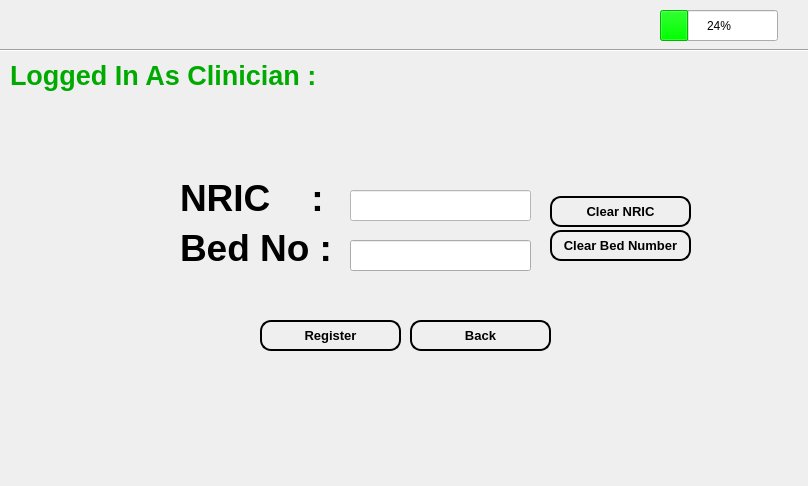
<?xml version="1.0" encoding="UTF-8"?>
<ui version="4.0">
 <class>PatientGui</class>
 <widget class="QWidget" name="PatientGui">
  <property name="geometry">
   <rect>
    <x>0</x>
    <y>0</y>
    <width>808</width>
    <height>486</height>
   </rect>
  </property>
  <property name="windowTitle">
   <string>Form</string>
  </property>
  <property name="styleSheet">
   <string notr="true"/>
  </property>
  <widget class="QLabel" name="errorMsg">
   <property name="geometry">
    <rect>
     <x>340</x>
     <y>150</y>
     <width>391</width>
     <height>21</height>
    </rect>
   </property>
   <property name="font">
    <font>
     <pointsize>10</pointsize>
    </font>
   </property>
   <property name="text">
    <string/>
   </property>
  </widget>
  <widget class="Line" name="line">
   <property name="geometry">
    <rect>
     <x>0</x>
     <y>40</y>
     <width>811</width>
     <height>20</height>
    </rect>
   </property>
   <property name="font">
    <font>
     <weight>75</weight>
     <bold>true</bold>
    </font>
   </property>
   <property name="orientation">
    <enum>Qt::Horizontal</enum>
   </property>
  </widget>
  <widget class="QLabel" name="ClinicianName">
   <property name="geometry">
    <rect>
     <x>350</x>
     <y>60</y>
     <width>181</width>
     <height>31</height>
    </rect>
   </property>
   <property name="font">
    <font>
     <pointsize>20</pointsize>
     <weight>75</weight>
     <bold>true</bold>
    </font>
   </property>
   <property name="text">
    <string/>
   </property>
  </widget>
  <widget class="QLabel" name="label">
   <property name="geometry">
    <rect>
     <x>10</x>
     <y>60</y>
     <width>321</width>
     <height>31</height>
    </rect>
   </property>
   <property name="palette">
    <palette>
     <active>
      <colorrole role="WindowText">
       <brush brushstyle="SolidPattern">
        <color alpha="255">
         <red>0</red>
         <green>170</green>
         <blue>0</blue>
        </color>
       </brush>
      </colorrole>
      <colorrole role="Text">
       <brush brushstyle="SolidPattern">
        <color alpha="255">
         <red>0</red>
         <green>255</green>
         <blue>0</blue>
        </color>
       </brush>
      </colorrole>
      <colorrole role="ButtonText">
       <brush brushstyle="SolidPattern">
        <color alpha="255">
         <red>0</red>
         <green>0</green>
         <blue>0</blue>
        </color>
       </brush>
      </colorrole>
     </active>
     <inactive>
      <colorrole role="WindowText">
       <brush brushstyle="SolidPattern">
        <color alpha="255">
         <red>0</red>
         <green>170</green>
         <blue>0</blue>
        </color>
       </brush>
      </colorrole>
      <colorrole role="Text">
       <brush brushstyle="SolidPattern">
        <color alpha="255">
         <red>0</red>
         <green>255</green>
         <blue>0</blue>
        </color>
       </brush>
      </colorrole>
      <colorrole role="ButtonText">
       <brush brushstyle="SolidPattern">
        <color alpha="255">
         <red>0</red>
         <green>0</green>
         <blue>0</blue>
        </color>
       </brush>
      </colorrole>
     </inactive>
     <disabled>
      <colorrole role="WindowText">
       <brush brushstyle="SolidPattern">
        <color alpha="255">
         <red>120</red>
         <green>120</green>
         <blue>120</blue>
        </color>
       </brush>
      </colorrole>
      <colorrole role="Text">
       <brush brushstyle="SolidPattern">
        <color alpha="255">
         <red>120</red>
         <green>120</green>
         <blue>120</blue>
        </color>
       </brush>
      </colorrole>
      <colorrole role="ButtonText">
       <brush brushstyle="SolidPattern">
        <color alpha="255">
         <red>120</red>
         <green>120</green>
         <blue>120</blue>
        </color>
       </brush>
      </colorrole>
     </disabled>
    </palette>
   </property>
   <property name="font">
    <font>
     <pointsize>20</pointsize>
     <weight>75</weight>
     <bold>true</bold>
    </font>
   </property>
   <property name="text">
    <string>Logged In As Clinician :</string>
   </property>
  </widget>
  <widget class="QPushButton" name="ClearBedNumber">
   <property name="geometry">
    <rect>
     <x>550</x>
     <y>230</y>
     <width>141</width>
     <height>31</height>
    </rect>
   </property>
   <property name="font">
    <font>
     <pointsize>10</pointsize>
     <weight>75</weight>
     <bold>true</bold>
    </font>
   </property>
   <property name="styleSheet">
    <string notr="true">color: #000000;
border: 2px solid #000;
border-radius: 11px;
padding: 5px;
background: qradialgradient(cx: 0.3, cy: -0.4,
fx: 0.3, fy: -0.4,
radius: 1.35, stop: 0 #fff, stop: 1 #888);
min-width: 80px;</string>
   </property>
   <property name="text">
    <string>Clear Bed Number</string>
   </property>
  </widget>
  <widget class="QLineEdit" name="bednumber">
   <property name="geometry">
    <rect>
     <x>350</x>
     <y>240</y>
     <width>181</width>
     <height>31</height>
    </rect>
   </property>
   <property name="palette">
    <palette>
     <active>
      <colorrole role="WindowText">
       <brush brushstyle="SolidPattern">
        <color alpha="255">
         <red>0</red>
         <green>0</green>
         <blue>0</blue>
        </color>
       </brush>
      </colorrole>
      <colorrole role="Text">
       <brush brushstyle="SolidPattern">
        <color alpha="255">
         <red>0</red>
         <green>0</green>
         <blue>0</blue>
        </color>
       </brush>
      </colorrole>
     </active>
     <inactive>
      <colorrole role="WindowText">
       <brush brushstyle="SolidPattern">
        <color alpha="255">
         <red>0</red>
         <green>0</green>
         <blue>0</blue>
        </color>
       </brush>
      </colorrole>
      <colorrole role="Text">
       <brush brushstyle="SolidPattern">
        <color alpha="255">
         <red>0</red>
         <green>0</green>
         <blue>0</blue>
        </color>
       </brush>
      </colorrole>
     </inactive>
     <disabled>
      <colorrole role="WindowText">
       <brush brushstyle="SolidPattern">
        <color alpha="255">
         <red>0</red>
         <green>0</green>
         <blue>0</blue>
        </color>
       </brush>
      </colorrole>
      <colorrole role="Text">
       <brush brushstyle="SolidPattern">
        <color alpha="255">
         <red>0</red>
         <green>0</green>
         <blue>0</blue>
        </color>
       </brush>
      </colorrole>
     </disabled>
    </palette>
   </property>
   <property name="font">
    <font>
     <pointsize>14</pointsize>
    </font>
   </property>
   <property name="inputMethodHints">
    <set>Qt::ImhNone</set>
   </property>
  </widget>
  <widget class="QLabel" name="bednumberlabel">
   <property name="geometry">
    <rect>
     <x>180</x>
     <y>220</y>
     <width>161</width>
     <height>55</height>
    </rect>
   </property>
   <property name="font">
    <font>
     <pointsize>28</pointsize>
     <weight>75</weight>
     <bold>true</bold>
    </font>
   </property>
   <property name="text">
    <string>Bed No :</string>
   </property>
  </widget>
  <widget class="QLineEdit" name="nric">
   <property name="geometry">
    <rect>
     <x>350</x>
     <y>190</y>
     <width>181</width>
     <height>31</height>
    </rect>
   </property>
   <property name="palette">
    <palette>
     <active>
      <colorrole role="WindowText">
       <brush brushstyle="SolidPattern">
        <color alpha="255">
         <red>0</red>
         <green>0</green>
         <blue>0</blue>
        </color>
       </brush>
      </colorrole>
      <colorrole role="Button">
       <brush brushstyle="SolidPattern">
        <color alpha="255">
         <red>255</red>
         <green>255</green>
         <blue>255</blue>
        </color>
       </brush>
      </colorrole>
      <colorrole role="Light">
       <brush brushstyle="SolidPattern">
        <color alpha="255">
         <red>255</red>
         <green>255</green>
         <blue>255</blue>
        </color>
       </brush>
      </colorrole>
      <colorrole role="Midlight">
       <brush brushstyle="SolidPattern">
        <color alpha="255">
         <red>255</red>
         <green>255</green>
         <blue>255</blue>
        </color>
       </brush>
      </colorrole>
      <colorrole role="Dark">
       <brush brushstyle="SolidPattern">
        <color alpha="255">
         <red>127</red>
         <green>127</green>
         <blue>127</blue>
        </color>
       </brush>
      </colorrole>
      <colorrole role="Mid">
       <brush brushstyle="SolidPattern">
        <color alpha="255">
         <red>170</red>
         <green>170</green>
         <blue>170</blue>
        </color>
       </brush>
      </colorrole>
      <colorrole role="Text">
       <brush brushstyle="SolidPattern">
        <color alpha="255">
         <red>0</red>
         <green>0</green>
         <blue>0</blue>
        </color>
       </brush>
      </colorrole>
      <colorrole role="BrightText">
       <brush brushstyle="SolidPattern">
        <color alpha="255">
         <red>255</red>
         <green>255</green>
         <blue>255</blue>
        </color>
       </brush>
      </colorrole>
      <colorrole role="ButtonText">
       <brush brushstyle="SolidPattern">
        <color alpha="255">
         <red>0</red>
         <green>0</green>
         <blue>0</blue>
        </color>
       </brush>
      </colorrole>
      <colorrole role="Base">
       <brush brushstyle="SolidPattern">
        <color alpha="255">
         <red>255</red>
         <green>255</green>
         <blue>255</blue>
        </color>
       </brush>
      </colorrole>
      <colorrole role="Window">
       <brush brushstyle="SolidPattern">
        <color alpha="255">
         <red>255</red>
         <green>255</green>
         <blue>255</blue>
        </color>
       </brush>
      </colorrole>
      <colorrole role="Shadow">
       <brush brushstyle="SolidPattern">
        <color alpha="255">
         <red>0</red>
         <green>0</green>
         <blue>0</blue>
        </color>
       </brush>
      </colorrole>
      <colorrole role="AlternateBase">
       <brush brushstyle="SolidPattern">
        <color alpha="255">
         <red>255</red>
         <green>255</green>
         <blue>255</blue>
        </color>
       </brush>
      </colorrole>
      <colorrole role="ToolTipBase">
       <brush brushstyle="SolidPattern">
        <color alpha="255">
         <red>255</red>
         <green>255</green>
         <blue>220</blue>
        </color>
       </brush>
      </colorrole>
      <colorrole role="ToolTipText">
       <brush brushstyle="SolidPattern">
        <color alpha="255">
         <red>0</red>
         <green>0</green>
         <blue>0</blue>
        </color>
       </brush>
      </colorrole>
     </active>
     <inactive>
      <colorrole role="WindowText">
       <brush brushstyle="SolidPattern">
        <color alpha="255">
         <red>0</red>
         <green>0</green>
         <blue>0</blue>
        </color>
       </brush>
      </colorrole>
      <colorrole role="Button">
       <brush brushstyle="SolidPattern">
        <color alpha="255">
         <red>255</red>
         <green>255</green>
         <blue>255</blue>
        </color>
       </brush>
      </colorrole>
      <colorrole role="Light">
       <brush brushstyle="SolidPattern">
        <color alpha="255">
         <red>255</red>
         <green>255</green>
         <blue>255</blue>
        </color>
       </brush>
      </colorrole>
      <colorrole role="Midlight">
       <brush brushstyle="SolidPattern">
        <color alpha="255">
         <red>255</red>
         <green>255</green>
         <blue>255</blue>
        </color>
       </brush>
      </colorrole>
      <colorrole role="Dark">
       <brush brushstyle="SolidPattern">
        <color alpha="255">
         <red>127</red>
         <green>127</green>
         <blue>127</blue>
        </color>
       </brush>
      </colorrole>
      <colorrole role="Mid">
       <brush brushstyle="SolidPattern">
        <color alpha="255">
         <red>170</red>
         <green>170</green>
         <blue>170</blue>
        </color>
       </brush>
      </colorrole>
      <colorrole role="Text">
       <brush brushstyle="SolidPattern">
        <color alpha="255">
         <red>0</red>
         <green>0</green>
         <blue>0</blue>
        </color>
       </brush>
      </colorrole>
      <colorrole role="BrightText">
       <brush brushstyle="SolidPattern">
        <color alpha="255">
         <red>255</red>
         <green>255</green>
         <blue>255</blue>
        </color>
       </brush>
      </colorrole>
      <colorrole role="ButtonText">
       <brush brushstyle="SolidPattern">
        <color alpha="255">
         <red>0</red>
         <green>0</green>
         <blue>0</blue>
        </color>
       </brush>
      </colorrole>
      <colorrole role="Base">
       <brush brushstyle="SolidPattern">
        <color alpha="255">
         <red>255</red>
         <green>255</green>
         <blue>255</blue>
        </color>
       </brush>
      </colorrole>
      <colorrole role="Window">
       <brush brushstyle="SolidPattern">
        <color alpha="255">
         <red>255</red>
         <green>255</green>
         <blue>255</blue>
        </color>
       </brush>
      </colorrole>
      <colorrole role="Shadow">
       <brush brushstyle="SolidPattern">
        <color alpha="255">
         <red>0</red>
         <green>0</green>
         <blue>0</blue>
        </color>
       </brush>
      </colorrole>
      <colorrole role="AlternateBase">
       <brush brushstyle="SolidPattern">
        <color alpha="255">
         <red>255</red>
         <green>255</green>
         <blue>255</blue>
        </color>
       </brush>
      </colorrole>
      <colorrole role="ToolTipBase">
       <brush brushstyle="SolidPattern">
        <color alpha="255">
         <red>255</red>
         <green>255</green>
         <blue>220</blue>
        </color>
       </brush>
      </colorrole>
      <colorrole role="ToolTipText">
       <brush brushstyle="SolidPattern">
        <color alpha="255">
         <red>0</red>
         <green>0</green>
         <blue>0</blue>
        </color>
       </brush>
      </colorrole>
     </inactive>
     <disabled>
      <colorrole role="WindowText">
       <brush brushstyle="SolidPattern">
        <color alpha="255">
         <red>0</red>
         <green>0</green>
         <blue>0</blue>
        </color>
       </brush>
      </colorrole>
      <colorrole role="Button">
       <brush brushstyle="SolidPattern">
        <color alpha="255">
         <red>255</red>
         <green>255</green>
         <blue>255</blue>
        </color>
       </brush>
      </colorrole>
      <colorrole role="Light">
       <brush brushstyle="SolidPattern">
        <color alpha="255">
         <red>255</red>
         <green>255</green>
         <blue>255</blue>
        </color>
       </brush>
      </colorrole>
      <colorrole role="Midlight">
       <brush brushstyle="SolidPattern">
        <color alpha="255">
         <red>255</red>
         <green>255</green>
         <blue>255</blue>
        </color>
       </brush>
      </colorrole>
      <colorrole role="Dark">
       <brush brushstyle="SolidPattern">
        <color alpha="255">
         <red>127</red>
         <green>127</green>
         <blue>127</blue>
        </color>
       </brush>
      </colorrole>
      <colorrole role="Mid">
       <brush brushstyle="SolidPattern">
        <color alpha="255">
         <red>170</red>
         <green>170</green>
         <blue>170</blue>
        </color>
       </brush>
      </colorrole>
      <colorrole role="Text">
       <brush brushstyle="SolidPattern">
        <color alpha="255">
         <red>0</red>
         <green>0</green>
         <blue>0</blue>
        </color>
       </brush>
      </colorrole>
      <colorrole role="BrightText">
       <brush brushstyle="SolidPattern">
        <color alpha="255">
         <red>255</red>
         <green>255</green>
         <blue>255</blue>
        </color>
       </brush>
      </colorrole>
      <colorrole role="ButtonText">
       <brush brushstyle="SolidPattern">
        <color alpha="255">
         <red>0</red>
         <green>0</green>
         <blue>0</blue>
        </color>
       </brush>
      </colorrole>
      <colorrole role="Base">
       <brush brushstyle="SolidPattern">
        <color alpha="255">
         <red>255</red>
         <green>255</green>
         <blue>255</blue>
        </color>
       </brush>
      </colorrole>
      <colorrole role="Window">
       <brush brushstyle="SolidPattern">
        <color alpha="255">
         <red>255</red>
         <green>255</green>
         <blue>255</blue>
        </color>
       </brush>
      </colorrole>
      <colorrole role="Shadow">
       <brush brushstyle="SolidPattern">
        <color alpha="255">
         <red>0</red>
         <green>0</green>
         <blue>0</blue>
        </color>
       </brush>
      </colorrole>
      <colorrole role="AlternateBase">
       <brush brushstyle="SolidPattern">
        <color alpha="255">
         <red>255</red>
         <green>255</green>
         <blue>255</blue>
        </color>
       </brush>
      </colorrole>
      <colorrole role="ToolTipBase">
       <brush brushstyle="SolidPattern">
        <color alpha="255">
         <red>255</red>
         <green>255</green>
         <blue>220</blue>
        </color>
       </brush>
      </colorrole>
      <colorrole role="ToolTipText">
       <brush brushstyle="SolidPattern">
        <color alpha="255">
         <red>0</red>
         <green>0</green>
         <blue>0</blue>
        </color>
       </brush>
      </colorrole>
     </disabled>
    </palette>
   </property>
   <property name="font">
    <font>
     <pointsize>14</pointsize>
    </font>
   </property>
   <property name="focusPolicy">
    <enum>Qt::StrongFocus</enum>
   </property>
   <property name="styleSheet">
    <string notr="true"/>
   </property>
  </widget>
  <widget class="QPushButton" name="ClearNric">
   <property name="geometry">
    <rect>
     <x>550</x>
     <y>196</y>
     <width>141</width>
     <height>31</height>
    </rect>
   </property>
   <property name="font">
    <font>
     <pointsize>10</pointsize>
     <weight>75</weight>
     <bold>true</bold>
    </font>
   </property>
   <property name="styleSheet">
    <string notr="true">color: #000000;
border: 2px solid #000;
border-radius: 11px;
padding: 5px;
background: qradialgradient(cx: 0.3, cy: -0.4,
fx: 0.3, fy: -0.4,
radius: 1.35, stop: 0 #fff, stop: 1 #888);
min-width: 80px;</string>
   </property>
   <property name="text">
    <string>Clear NRIC</string>
   </property>
  </widget>
  <widget class="QLabel" name="nriclabel">
   <property name="geometry">
    <rect>
     <x>180</x>
     <y>170</y>
     <width>171</width>
     <height>55</height>
    </rect>
   </property>
   <property name="font">
    <font>
     <pointsize>28</pointsize>
     <weight>75</weight>
     <bold>true</bold>
    </font>
   </property>
   <property name="text">
    <string>NRIC    : </string>
   </property>
  </widget>
  <widget class="QPushButton" name="Register">
   <property name="geometry">
    <rect>
     <x>260</x>
     <y>320</y>
     <width>141</width>
     <height>31</height>
    </rect>
   </property>
   <property name="font">
    <font>
     <pointsize>10</pointsize>
     <weight>75</weight>
     <bold>true</bold>
    </font>
   </property>
   <property name="styleSheet">
    <string notr="true">color: #000000;
border: 2px solid #000;
border-radius: 11px;
padding: 5px;
background: qradialgradient(cx: 0.3, cy: -0.4,
fx: 0.3, fy: -0.4,
radius: 1.35, stop: 0 #fff, stop: 1 #888);
min-width: 80px;</string>
   </property>
   <property name="text">
    <string>Register</string>
   </property>
  </widget>
  <widget class="QPushButton" name="Back">
   <property name="geometry">
    <rect>
     <x>410</x>
     <y>320</y>
     <width>141</width>
     <height>31</height>
    </rect>
   </property>
   <property name="font">
    <font>
     <pointsize>10</pointsize>
     <weight>75</weight>
     <bold>true</bold>
    </font>
   </property>
   <property name="styleSheet">
    <string notr="true">color: #000000;
border: 2px solid #000;
border-radius: 11px;
padding: 5px;
background: qradialgradient(cx: 0.3, cy: -0.4,
fx: 0.3, fy: -0.4,
radius: 1.35, stop: 0 #fff, stop: 1 #888);
min-width: 80px;</string>
   </property>
   <property name="text">
    <string>Back</string>
   </property>
  </widget>
  <widget class="QProgressBar" name="progressBar">
   <property name="geometry">
    <rect>
     <x>660</x>
     <y>10</y>
     <width>118</width>
     <height>31</height>
    </rect>
   </property>
   <property name="palette">
    <palette>
     <active>
      <colorrole role="WindowText">
       <brush brushstyle="SolidPattern">
        <color alpha="255">
         <red>0</red>
         <green>0</green>
         <blue>0</blue>
        </color>
       </brush>
      </colorrole>
      <colorrole role="Text">
       <brush brushstyle="SolidPattern">
        <color alpha="255">
         <red>0</red>
         <green>0</green>
         <blue>0</blue>
        </color>
       </brush>
      </colorrole>
      <colorrole role="Highlight">
       <brush brushstyle="SolidPattern">
        <color alpha="255">
         <red>0</red>
         <green>255</green>
         <blue>0</blue>
        </color>
       </brush>
      </colorrole>
      <colorrole role="ToolTipText">
       <brush brushstyle="SolidPattern">
        <color alpha="255">
         <red>255</red>
         <green>255</green>
         <blue>255</blue>
        </color>
       </brush>
      </colorrole>
     </active>
     <inactive>
      <colorrole role="WindowText">
       <brush brushstyle="SolidPattern">
        <color alpha="255">
         <red>0</red>
         <green>0</green>
         <blue>0</blue>
        </color>
       </brush>
      </colorrole>
      <colorrole role="Text">
       <brush brushstyle="SolidPattern">
        <color alpha="255">
         <red>0</red>
         <green>0</green>
         <blue>0</blue>
        </color>
       </brush>
      </colorrole>
      <colorrole role="Highlight">
       <brush brushstyle="SolidPattern">
        <color alpha="255">
         <red>0</red>
         <green>255</green>
         <blue>0</blue>
        </color>
       </brush>
      </colorrole>
      <colorrole role="ToolTipText">
       <brush brushstyle="SolidPattern">
        <color alpha="255">
         <red>255</red>
         <green>255</green>
         <blue>255</blue>
        </color>
       </brush>
      </colorrole>
     </inactive>
     <disabled>
      <colorrole role="WindowText">
       <brush brushstyle="SolidPattern">
        <color alpha="255">
         <red>120</red>
         <green>120</green>
         <blue>120</blue>
        </color>
       </brush>
      </colorrole>
      <colorrole role="Text">
       <brush brushstyle="SolidPattern">
        <color alpha="255">
         <red>120</red>
         <green>120</green>
         <blue>120</blue>
        </color>
       </brush>
      </colorrole>
      <colorrole role="Highlight">
       <brush brushstyle="SolidPattern">
        <color alpha="255">
         <red>51</red>
         <green>153</green>
         <blue>255</blue>
        </color>
       </brush>
      </colorrole>
      <colorrole role="ToolTipText">
       <brush brushstyle="SolidPattern">
        <color alpha="255">
         <red>255</red>
         <green>255</green>
         <blue>255</blue>
        </color>
       </brush>
      </colorrole>
     </disabled>
    </palette>
   </property>
   <property name="value">
    <number>24</number>
   </property>
  </widget>
  <widget class="QLabel" name="Date">
   <property name="geometry">
    <rect>
     <x>10</x>
     <y>10</y>
     <width>191</width>
     <height>31</height>
    </rect>
   </property>
   <property name="palette">
    <palette>
     <active>
      <colorrole role="WindowText">
       <brush brushstyle="SolidPattern">
        <color alpha="255">
         <red>0</red>
         <green>0</green>
         <blue>0</blue>
        </color>
       </brush>
      </colorrole>
      <colorrole role="Text">
       <brush brushstyle="SolidPattern">
        <color alpha="255">
         <red>0</red>
         <green>0</green>
         <blue>0</blue>
        </color>
       </brush>
      </colorrole>
      <colorrole role="LinkVisited">
       <brush brushstyle="SolidPattern">
        <color alpha="255">
         <red>0</red>
         <green>0</green>
         <blue>0</blue>
        </color>
       </brush>
      </colorrole>
      <colorrole role="ToolTipText">
       <brush brushstyle="SolidPattern">
        <color alpha="255">
         <red>255</red>
         <green>255</green>
         <blue>255</blue>
        </color>
       </brush>
      </colorrole>
     </active>
     <inactive>
      <colorrole role="WindowText">
       <brush brushstyle="SolidPattern">
        <color alpha="255">
         <red>0</red>
         <green>0</green>
         <blue>0</blue>
        </color>
       </brush>
      </colorrole>
      <colorrole role="Text">
       <brush brushstyle="SolidPattern">
        <color alpha="255">
         <red>0</red>
         <green>0</green>
         <blue>0</blue>
        </color>
       </brush>
      </colorrole>
      <colorrole role="LinkVisited">
       <brush brushstyle="SolidPattern">
        <color alpha="255">
         <red>0</red>
         <green>0</green>
         <blue>0</blue>
        </color>
       </brush>
      </colorrole>
      <colorrole role="ToolTipText">
       <brush brushstyle="SolidPattern">
        <color alpha="255">
         <red>255</red>
         <green>255</green>
         <blue>255</blue>
        </color>
       </brush>
      </colorrole>
     </inactive>
     <disabled>
      <colorrole role="WindowText">
       <brush brushstyle="SolidPattern">
        <color alpha="255">
         <red>120</red>
         <green>120</green>
         <blue>120</blue>
        </color>
       </brush>
      </colorrole>
      <colorrole role="Text">
       <brush brushstyle="SolidPattern">
        <color alpha="255">
         <red>120</red>
         <green>120</green>
         <blue>120</blue>
        </color>
       </brush>
      </colorrole>
      <colorrole role="LinkVisited">
       <brush brushstyle="SolidPattern">
        <color alpha="255">
         <red>0</red>
         <green>0</green>
         <blue>0</blue>
        </color>
       </brush>
      </colorrole>
      <colorrole role="ToolTipText">
       <brush brushstyle="SolidPattern">
        <color alpha="255">
         <red>255</red>
         <green>255</green>
         <blue>255</blue>
        </color>
       </brush>
      </colorrole>
     </disabled>
    </palette>
   </property>
   <property name="font">
    <font>
     <pointsize>14</pointsize>
     <weight>75</weight>
     <bold>true</bold>
    </font>
   </property>
   <property name="text">
    <string/>
   </property>
  </widget>
  <widget class="QLabel" name="Time">
   <property name="geometry">
    <rect>
     <x>330</x>
     <y>10</y>
     <width>111</width>
     <height>31</height>
    </rect>
   </property>
   <property name="palette">
    <palette>
     <active>
      <colorrole role="WindowText">
       <brush brushstyle="SolidPattern">
        <color alpha="255">
         <red>0</red>
         <green>0</green>
         <blue>0</blue>
        </color>
       </brush>
      </colorrole>
      <colorrole role="Text">
       <brush brushstyle="SolidPattern">
        <color alpha="255">
         <red>0</red>
         <green>0</green>
         <blue>0</blue>
        </color>
       </brush>
      </colorrole>
      <colorrole role="ToolTipText">
       <brush brushstyle="SolidPattern">
        <color alpha="255">
         <red>255</red>
         <green>255</green>
         <blue>255</blue>
        </color>
       </brush>
      </colorrole>
     </active>
     <inactive>
      <colorrole role="WindowText">
       <brush brushstyle="SolidPattern">
        <color alpha="255">
         <red>0</red>
         <green>0</green>
         <blue>0</blue>
        </color>
       </brush>
      </colorrole>
      <colorrole role="Text">
       <brush brushstyle="SolidPattern">
        <color alpha="255">
         <red>0</red>
         <green>0</green>
         <blue>0</blue>
        </color>
       </brush>
      </colorrole>
      <colorrole role="ToolTipText">
       <brush brushstyle="SolidPattern">
        <color alpha="255">
         <red>255</red>
         <green>255</green>
         <blue>255</blue>
        </color>
       </brush>
      </colorrole>
     </inactive>
     <disabled>
      <colorrole role="WindowText">
       <brush brushstyle="SolidPattern">
        <color alpha="255">
         <red>120</red>
         <green>120</green>
         <blue>120</blue>
        </color>
       </brush>
      </colorrole>
      <colorrole role="Text">
       <brush brushstyle="SolidPattern">
        <color alpha="255">
         <red>120</red>
         <green>120</green>
         <blue>120</blue>
        </color>
       </brush>
      </colorrole>
      <colorrole role="ToolTipText">
       <brush brushstyle="SolidPattern">
        <color alpha="255">
         <red>255</red>
         <green>255</green>
         <blue>255</blue>
        </color>
       </brush>
      </colorrole>
     </disabled>
    </palette>
   </property>
   <property name="font">
    <font>
     <pointsize>14</pointsize>
     <weight>75</weight>
     <bold>true</bold>
    </font>
   </property>
   <property name="text">
    <string/>
   </property>
  </widget>
 </widget>
 <resources/>
 <connections/>
</ui>
